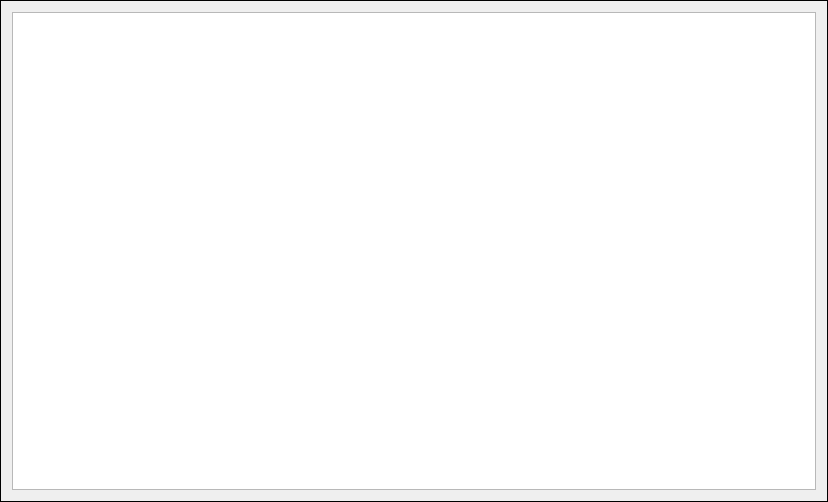
<?xml version="1.0" encoding="UTF-8"?>
<ui version="4.0">
 <class>Frame</class>
 <widget class="QFrame" name="Frame">
  <property name="windowModality">
   <enum>Qt::WindowModal</enum>
  </property>
  <property name="geometry">
   <rect>
    <x>0</x>
    <y>0</y>
    <width>828</width>
    <height>502</height>
   </rect>
  </property>
  <property name="focusPolicy">
   <enum>Qt::WheelFocus</enum>
  </property>
  <property name="contextMenuPolicy">
   <enum>Qt::NoContextMenu</enum>
  </property>
  <property name="windowOpacity">
   <double>0.990000000000000</double>
  </property>
  <property name="autoFillBackground">
   <bool>false</bool>
  </property>
  <property name="frameShape">
   <enum>QFrame::Panel</enum>
  </property>
  <property name="frameShadow">
   <enum>QFrame::Plain</enum>
  </property>
  <layout class="QGridLayout" name="gridLayout">
   <item row="0" column="0">
    <widget class="QGraphicsView" name="graphicsView">
     <property name="styleSheet">
      <string notr="true">background-image: url(:/prefijoNuevo/splash_logo.png);</string>
     </property>
    </widget>
   </item>
  </layout>
 </widget>
 <resources>
  <include location="../../Users/ANAYA/Pictures/mercadolibre/Bone/xx.qrc"/>
 </resources>
 <connections/>
</ui>
